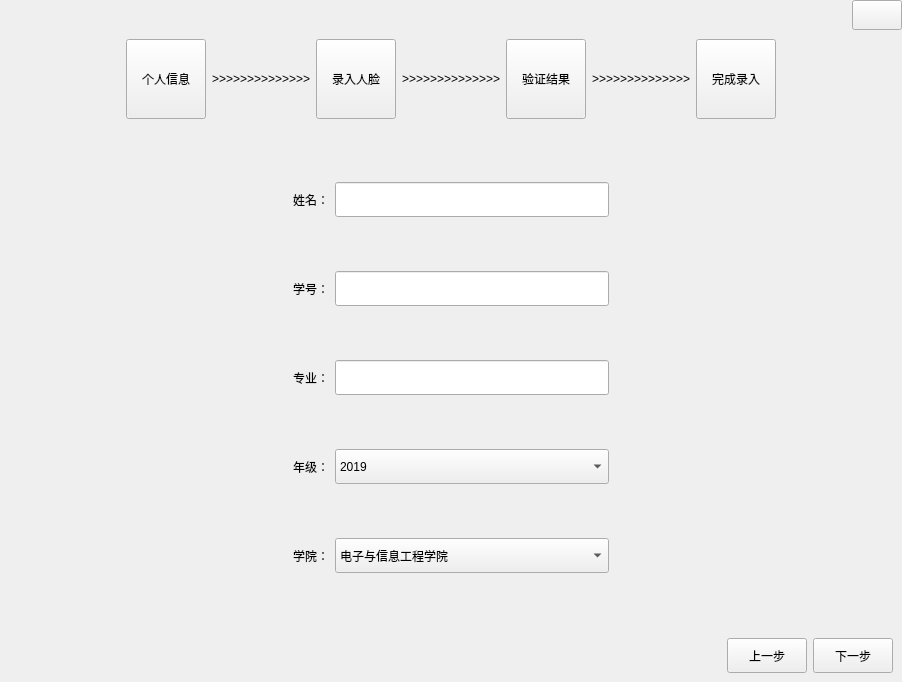
<?xml version="1.0" encoding="UTF-8"?>
<ui version="4.0">
 <class>enterface</class>
 <widget class="QWidget" name="enterface">
  <property name="geometry">
   <rect>
    <x>0</x>
    <y>0</y>
    <width>902</width>
    <height>682</height>
   </rect>
  </property>
  <property name="windowTitle">
   <string>Form</string>
  </property>
  <layout class="QGridLayout" name="gridLayout">
   <property name="leftMargin">
    <number>0</number>
   </property>
   <property name="topMargin">
    <number>0</number>
   </property>
   <property name="rightMargin">
    <number>0</number>
   </property>
   <property name="bottomMargin">
    <number>0</number>
   </property>
   <property name="spacing">
    <number>0</number>
   </property>
   <item row="0" column="0">
    <widget class="QWidget" name="widget" native="true">
     <layout class="QHBoxLayout" name="horizontalLayout">
      <property name="spacing">
       <number>0</number>
      </property>
      <property name="leftMargin">
       <number>0</number>
      </property>
      <property name="topMargin">
       <number>0</number>
      </property>
      <property name="rightMargin">
       <number>0</number>
      </property>
      <property name="bottomMargin">
       <number>0</number>
      </property>
      <item>
       <spacer name="horizontalSpacer_2">
        <property name="orientation">
         <enum>Qt::Horizontal</enum>
        </property>
        <property name="sizeHint" stdset="0">
         <size>
          <width>809</width>
          <height>20</height>
         </size>
        </property>
       </spacer>
      </item>
      <item>
       <widget class="QPushButton" name="but_off">
        <property name="minimumSize">
         <size>
          <width>50</width>
          <height>30</height>
         </size>
        </property>
        <property name="text">
         <string/>
        </property>
       </widget>
      </item>
     </layout>
    </widget>
   </item>
   <item row="1" column="0">
    <widget class="QWidget" name="widget_2" native="true">
     <layout class="QGridLayout" name="gridLayout_3">
      <item row="2" column="0">
       <spacer name="horizontalSpacer">
        <property name="orientation">
         <enum>Qt::Horizontal</enum>
        </property>
        <property name="sizeHint" stdset="0">
         <size>
          <width>40</width>
          <height>20</height>
         </size>
        </property>
       </spacer>
      </item>
      <item row="2" column="1">
       <widget class="QPushButton" name="but_back">
        <property name="minimumSize">
         <size>
          <width>0</width>
          <height>35</height>
         </size>
        </property>
        <property name="maximumSize">
         <size>
          <width>16777215</width>
          <height>40</height>
         </size>
        </property>
        <property name="text">
         <string>上一步</string>
        </property>
       </widget>
      </item>
      <item row="2" column="2">
       <widget class="QPushButton" name="but_next">
        <property name="minimumSize">
         <size>
          <width>0</width>
          <height>35</height>
         </size>
        </property>
        <property name="maximumSize">
         <size>
          <width>16777215</width>
          <height>40</height>
         </size>
        </property>
        <property name="text">
         <string>下一步</string>
        </property>
       </widget>
      </item>
      <item row="0" column="0" colspan="3">
       <layout class="QHBoxLayout" name="horizontalLayout_2">
        <item>
         <spacer name="horizontalSpacer_5">
          <property name="orientation">
           <enum>Qt::Horizontal</enum>
          </property>
          <property name="sizeHint" stdset="0">
           <size>
            <width>40</width>
            <height>20</height>
           </size>
          </property>
         </spacer>
        </item>
        <item>
         <widget class="QToolButton" name="but_data">
          <property name="minimumSize">
           <size>
            <width>80</width>
            <height>80</height>
           </size>
          </property>
          <property name="text">
           <string>个人信息</string>
          </property>
         </widget>
        </item>
        <item>
         <widget class="QLabel" name="rail_1">
          <property name="text">
           <string>&gt;&gt;&gt;&gt;&gt;&gt;&gt;&gt;&gt;&gt;&gt;&gt;&gt;&gt;</string>
          </property>
         </widget>
        </item>
        <item>
         <widget class="QToolButton" name="but_face">
          <property name="minimumSize">
           <size>
            <width>80</width>
            <height>80</height>
           </size>
          </property>
          <property name="text">
           <string>录入人脸</string>
          </property>
         </widget>
        </item>
        <item>
         <widget class="QLabel" name="rail_2">
          <property name="text">
           <string>&gt;&gt;&gt;&gt;&gt;&gt;&gt;&gt;&gt;&gt;&gt;&gt;&gt;&gt;</string>
          </property>
         </widget>
        </item>
        <item>
         <widget class="QToolButton" name="but_verify">
          <property name="minimumSize">
           <size>
            <width>80</width>
            <height>80</height>
           </size>
          </property>
          <property name="text">
           <string>验证结果</string>
          </property>
         </widget>
        </item>
        <item>
         <widget class="QLabel" name="rail_3">
          <property name="text">
           <string>&gt;&gt;&gt;&gt;&gt;&gt;&gt;&gt;&gt;&gt;&gt;&gt;&gt;&gt;</string>
          </property>
         </widget>
        </item>
        <item>
         <widget class="QToolButton" name="but_finish">
          <property name="minimumSize">
           <size>
            <width>80</width>
            <height>80</height>
           </size>
          </property>
          <property name="text">
           <string>完成录入</string>
          </property>
         </widget>
        </item>
        <item>
         <spacer name="horizontalSpacer_6">
          <property name="orientation">
           <enum>Qt::Horizontal</enum>
          </property>
          <property name="sizeHint" stdset="0">
           <size>
            <width>40</width>
            <height>20</height>
           </size>
          </property>
         </spacer>
        </item>
       </layout>
      </item>
      <item row="1" column="0" colspan="3">
       <widget class="QStackedWidget" name="stackedWidget">
        <widget class="QWidget" name="page">
         <layout class="QGridLayout" name="gridLayout_2">
          <item row="0" column="0">
           <spacer name="horizontalSpacer_3">
            <property name="orientation">
             <enum>Qt::Horizontal</enum>
            </property>
            <property name="sizeHint" stdset="0">
             <size>
              <width>40</width>
              <height>20</height>
             </size>
            </property>
           </spacer>
          </item>
          <item row="0" column="1">
           <widget class="QLabel" name="lb_name">
            <property name="text">
             <string>姓名：</string>
            </property>
           </widget>
          </item>
          <item row="0" column="2">
           <widget class="QLineEdit" name="le_name">
            <property name="minimumSize">
             <size>
              <width>0</width>
              <height>35</height>
             </size>
            </property>
           </widget>
          </item>
          <item row="0" column="3">
           <spacer name="horizontalSpacer_4">
            <property name="orientation">
             <enum>Qt::Horizontal</enum>
            </property>
            <property name="sizeHint" stdset="0">
             <size>
              <width>40</width>
              <height>20</height>
             </size>
            </property>
           </spacer>
          </item>
          <item row="1" column="1">
           <widget class="QLabel" name="lb_ID">
            <property name="text">
             <string>学号：</string>
            </property>
           </widget>
          </item>
          <item row="1" column="2">
           <widget class="QLineEdit" name="le_ID">
            <property name="minimumSize">
             <size>
              <width>0</width>
              <height>35</height>
             </size>
            </property>
           </widget>
          </item>
          <item row="2" column="1">
           <widget class="QLabel" name="lb_class">
            <property name="text">
             <string>专业：</string>
            </property>
           </widget>
          </item>
          <item row="2" column="2">
           <widget class="QLineEdit" name="le_major">
            <property name="minimumSize">
             <size>
              <width>0</width>
              <height>35</height>
             </size>
            </property>
           </widget>
          </item>
          <item row="3" column="1">
           <widget class="QLabel" name="lb_grade">
            <property name="text">
             <string>年级：</string>
            </property>
           </widget>
          </item>
          <item row="3" column="2">
           <widget class="QComboBox" name="cbB_grade">
            <property name="minimumSize">
             <size>
              <width>0</width>
              <height>35</height>
             </size>
            </property>
            <item>
             <property name="text">
              <string>2019</string>
             </property>
            </item>
            <item>
             <property name="text">
              <string>2020</string>
             </property>
            </item>
            <item>
             <property name="text">
              <string>2021</string>
             </property>
            </item>
            <item>
             <property name="text">
              <string>2022</string>
             </property>
            </item>
            <item>
             <property name="text">
              <string>2023</string>
             </property>
            </item>
            <item>
             <property name="text">
              <string>2024</string>
             </property>
            </item>
            <item>
             <property name="text">
              <string>2025</string>
             </property>
            </item>
           </widget>
          </item>
          <item row="4" column="1">
           <widget class="QLabel" name="lb_college">
            <property name="text">
             <string>学院：</string>
            </property>
           </widget>
          </item>
          <item row="4" column="2">
           <widget class="QComboBox" name="cbB_college">
            <property name="minimumSize">
             <size>
              <width>0</width>
              <height>35</height>
             </size>
            </property>
            <item>
             <property name="text">
              <string>电子与信息工程学院</string>
             </property>
            </item>
            <item>
             <property name="text">
              <string>大数据与软件工程学院</string>
             </property>
            </item>
           </widget>
          </item>
         </layout>
        </widget>
        <widget class="QWidget" name="page_2">
         <layout class="QGridLayout" name="gridLayout_7">
          <item row="0" column="0">
           <layout class="QGridLayout" name="gridLayout_4">
            <item row="0" column="0" rowspan="3">
             <widget class="QLabel" name="lb_photo1">
              <property name="minimumSize">
               <size>
                <width>100</width>
                <height>150</height>
               </size>
              </property>
              <property name="maximumSize">
               <size>
                <width>100</width>
                <height>150</height>
               </size>
              </property>
              <property name="baseSize">
               <size>
                <width>0</width>
                <height>0</height>
               </size>
              </property>
              <property name="styleSheet">
               <string notr="true"/>
              </property>
              <property name="text">
               <string>照片1</string>
              </property>
             </widget>
            </item>
            <item row="0" column="1">
             <spacer name="verticalSpacer_3">
              <property name="orientation">
               <enum>Qt::Vertical</enum>
              </property>
              <property name="sizeHint" stdset="0">
               <size>
                <width>20</width>
                <height>59</height>
               </size>
              </property>
             </spacer>
            </item>
            <item row="1" column="1">
             <widget class="QPushButton" name="but_delet1">
              <property name="minimumSize">
               <size>
                <width>0</width>
                <height>0</height>
               </size>
              </property>
              <property name="maximumSize">
               <size>
                <width>16777215</width>
                <height>16777215</height>
               </size>
              </property>
              <property name="sizeIncrement">
               <size>
                <width>0</width>
                <height>0</height>
               </size>
              </property>
              <property name="baseSize">
               <size>
                <width>0</width>
                <height>0</height>
               </size>
              </property>
              <property name="text">
               <string/>
              </property>
              <property name="autoDefault">
               <bool>false</bool>
              </property>
             </widget>
            </item>
            <item row="2" column="1">
             <spacer name="verticalSpacer_4">
              <property name="orientation">
               <enum>Qt::Vertical</enum>
              </property>
              <property name="sizeHint" stdset="0">
               <size>
                <width>20</width>
                <height>60</height>
               </size>
              </property>
             </spacer>
            </item>
            <item row="3" column="0" rowspan="3">
             <widget class="QLabel" name="lb_photo2">
              <property name="minimumSize">
               <size>
                <width>0</width>
                <height>150</height>
               </size>
              </property>
              <property name="maximumSize">
               <size>
                <width>16777215</width>
                <height>150</height>
               </size>
              </property>
              <property name="styleSheet">
               <string notr="true"/>
              </property>
              <property name="text">
               <string>照片2</string>
              </property>
             </widget>
            </item>
            <item row="3" column="1">
             <spacer name="verticalSpacer_5">
              <property name="orientation">
               <enum>Qt::Vertical</enum>
              </property>
              <property name="sizeHint" stdset="0">
               <size>
                <width>20</width>
                <height>48</height>
               </size>
              </property>
             </spacer>
            </item>
            <item row="4" column="1">
             <widget class="QPushButton" name="but_delet2">
              <property name="minimumSize">
               <size>
                <width>0</width>
                <height>0</height>
               </size>
              </property>
              <property name="maximumSize">
               <size>
                <width>16777215</width>
                <height>16777215</height>
               </size>
              </property>
              <property name="text">
               <string/>
              </property>
             </widget>
            </item>
            <item row="5" column="1">
             <spacer name="verticalSpacer_6">
              <property name="orientation">
               <enum>Qt::Vertical</enum>
              </property>
              <property name="sizeHint" stdset="0">
               <size>
                <width>20</width>
                <height>48</height>
               </size>
              </property>
             </spacer>
            </item>
            <item row="6" column="0" rowspan="3">
             <widget class="QLabel" name="lb_photo3">
              <property name="minimumSize">
               <size>
                <width>0</width>
                <height>150</height>
               </size>
              </property>
              <property name="maximumSize">
               <size>
                <width>16777215</width>
                <height>150</height>
               </size>
              </property>
              <property name="styleSheet">
               <string notr="true"/>
              </property>
              <property name="text">
               <string>照片3</string>
              </property>
             </widget>
            </item>
            <item row="6" column="1">
             <spacer name="verticalSpacer_7">
              <property name="orientation">
               <enum>Qt::Vertical</enum>
              </property>
              <property name="sizeHint" stdset="0">
               <size>
                <width>20</width>
                <height>38</height>
               </size>
              </property>
             </spacer>
            </item>
            <item row="7" column="1">
             <widget class="QPushButton" name="but_delet3">
              <property name="minimumSize">
               <size>
                <width>0</width>
                <height>0</height>
               </size>
              </property>
              <property name="maximumSize">
               <size>
                <width>16777215</width>
                <height>16777215</height>
               </size>
              </property>
              <property name="text">
               <string/>
              </property>
             </widget>
            </item>
            <item row="8" column="1">
             <spacer name="verticalSpacer_8">
              <property name="orientation">
               <enum>Qt::Vertical</enum>
              </property>
              <property name="sizeHint" stdset="0">
               <size>
                <width>20</width>
                <height>48</height>
               </size>
              </property>
             </spacer>
            </item>
           </layout>
          </item>
          <item row="0" column="1">
           <widget class="QLabel" name="lb_camera">
            <property name="minimumSize">
             <size>
              <width>600</width>
              <height>450</height>
             </size>
            </property>
            <property name="styleSheet">
             <string notr="true"/>
            </property>
            <property name="text">
             <string>打开摄像头</string>
            </property>
           </widget>
          </item>
          <item row="0" column="2">
           <layout class="QVBoxLayout" name="verticalLayout">
            <property name="sizeConstraint">
             <enum>QLayout::SetNoConstraint</enum>
            </property>
            <item>
             <widget class="QPushButton" name="but_camera">
              <property name="minimumSize">
               <size>
                <width>0</width>
                <height>40</height>
               </size>
              </property>
              <property name="maximumSize">
               <size>
                <width>16777215</width>
                <height>16777215</height>
               </size>
              </property>
              <property name="sizeIncrement">
               <size>
                <width>0</width>
                <height>0</height>
               </size>
              </property>
              <property name="text">
               <string>open camera</string>
              </property>
             </widget>
            </item>
            <item>
             <widget class="QPushButton" name="but_panorama">
              <property name="minimumSize">
               <size>
                <width>0</width>
                <height>40</height>
               </size>
              </property>
              <property name="maximumSize">
               <size>
                <width>16777215</width>
                <height>16777215</height>
               </size>
              </property>
              <property name="text">
               <string>全景模式</string>
              </property>
             </widget>
            </item>
            <item>
             <widget class="QPushButton" name="but_facecut">
              <property name="minimumSize">
               <size>
                <width>0</width>
                <height>40</height>
               </size>
              </property>
              <property name="maximumSize">
               <size>
                <width>16777215</width>
                <height>16777215</height>
               </size>
              </property>
              <property name="text">
               <string>人脸模式</string>
              </property>
             </widget>
            </item>
            <item>
             <widget class="QPushButton" name="but_save">
              <property name="minimumSize">
               <size>
                <width>0</width>
                <height>40</height>
               </size>
              </property>
              <property name="maximumSize">
               <size>
                <width>16777215</width>
                <height>16777215</height>
               </size>
              </property>
              <property name="text">
               <string>保存</string>
              </property>
             </widget>
            </item>
           </layout>
          </item>
         </layout>
        </widget>
        <widget class="QWidget" name="page_3">
         <layout class="QGridLayout" name="gridLayout_5">
          <item row="0" column="1" rowspan="2">
           <widget class="QLabel" name="lb_camera2">
            <property name="styleSheet">
             <string notr="true">background-color: rgb(255, 249, 210);</string>
            </property>
            <property name="text">
             <string>摄像头</string>
            </property>
           </widget>
          </item>
          <item row="0" column="0">
           <widget class="QLabel" name="lb_facedata">
            <property name="styleSheet">
             <string notr="true">background-color: rgb(188, 255, 235);</string>
            </property>
            <property name="text">
             <string>人脸库里的人脸</string>
            </property>
           </widget>
          </item>
          <item row="1" column="0">
           <widget class="QLabel" name="lb_print">
            <property name="styleSheet">
             <string notr="true">background-color: rgb(255, 206, 206);</string>
            </property>
            <property name="text">
             <string>打印相关信息</string>
            </property>
           </widget>
          </item>
         </layout>
        </widget>
        <widget class="QWidget" name="page_4">
         <layout class="QGridLayout" name="gridLayout_6">
          <item row="3" column="1">
           <widget class="QPushButton" name="but_end">
            <property name="minimumSize">
             <size>
              <width>0</width>
              <height>35</height>
             </size>
            </property>
            <property name="text">
             <string>结束添加</string>
            </property>
           </widget>
          </item>
          <item row="1" column="0" colspan="4">
           <widget class="QLabel" name="lb_finish">
            <property name="maximumSize">
             <size>
              <width>16777215</width>
              <height>35</height>
             </size>
            </property>
            <property name="styleSheet">
             <string notr="true"/>
            </property>
            <property name="text">
             <string>添加人脸成功！</string>
            </property>
           </widget>
          </item>
          <item row="3" column="3">
           <spacer name="horizontalSpacer_7">
            <property name="orientation">
             <enum>Qt::Horizontal</enum>
            </property>
            <property name="sizeHint" stdset="0">
             <size>
              <width>40</width>
              <height>20</height>
             </size>
            </property>
           </spacer>
          </item>
          <item row="3" column="0">
           <spacer name="horizontalSpacer_8">
            <property name="orientation">
             <enum>Qt::Horizontal</enum>
            </property>
            <property name="sizeHint" stdset="0">
             <size>
              <width>40</width>
              <height>20</height>
             </size>
            </property>
           </spacer>
          </item>
          <item row="3" column="2">
           <widget class="QPushButton" name="but_nextpeople">
            <property name="minimumSize">
             <size>
              <width>0</width>
              <height>35</height>
             </size>
            </property>
            <property name="text">
             <string>添加下一个</string>
            </property>
           </widget>
          </item>
          <item row="0" column="0" colspan="4">
           <widget class="QLabel" name="lb_test">
            <property name="text">
             <string>图片：添加成功</string>
            </property>
           </widget>
          </item>
         </layout>
        </widget>
       </widget>
      </item>
     </layout>
    </widget>
   </item>
  </layout>
 </widget>
 <resources/>
 <connections/>
</ui>
